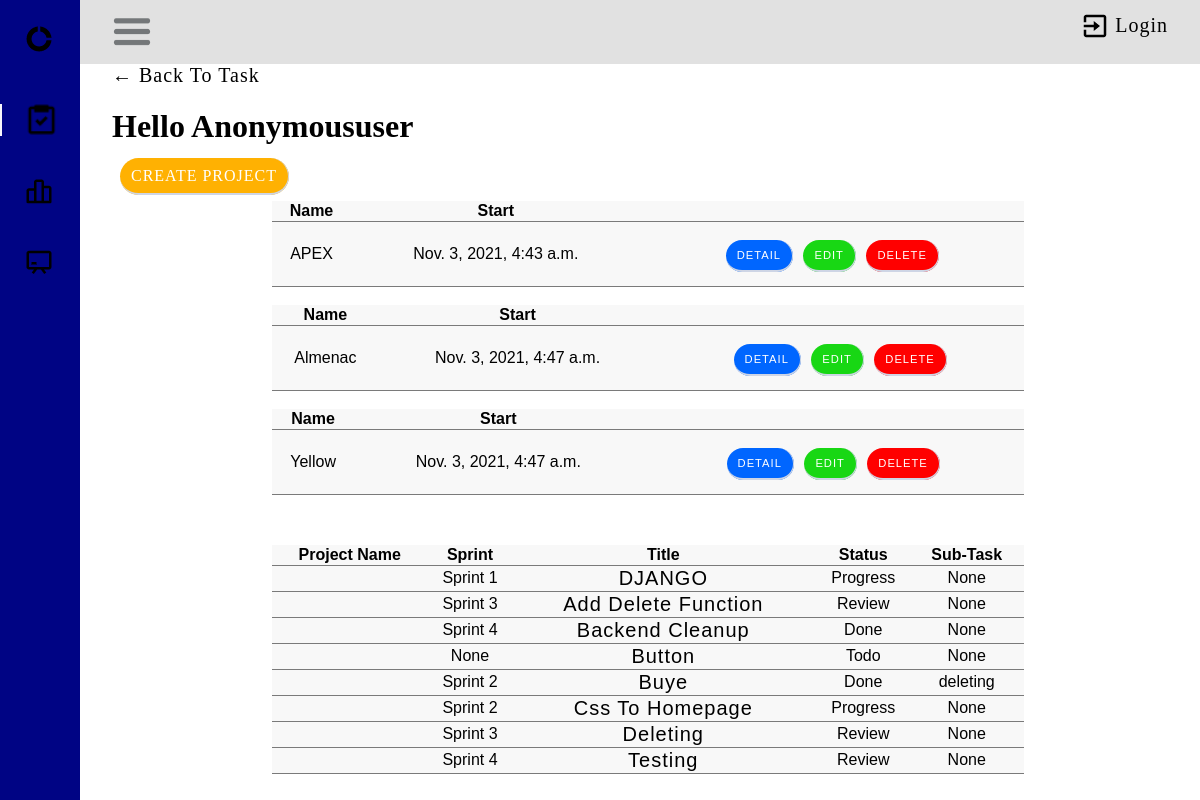
The page /project/ on the database as committed earlier.
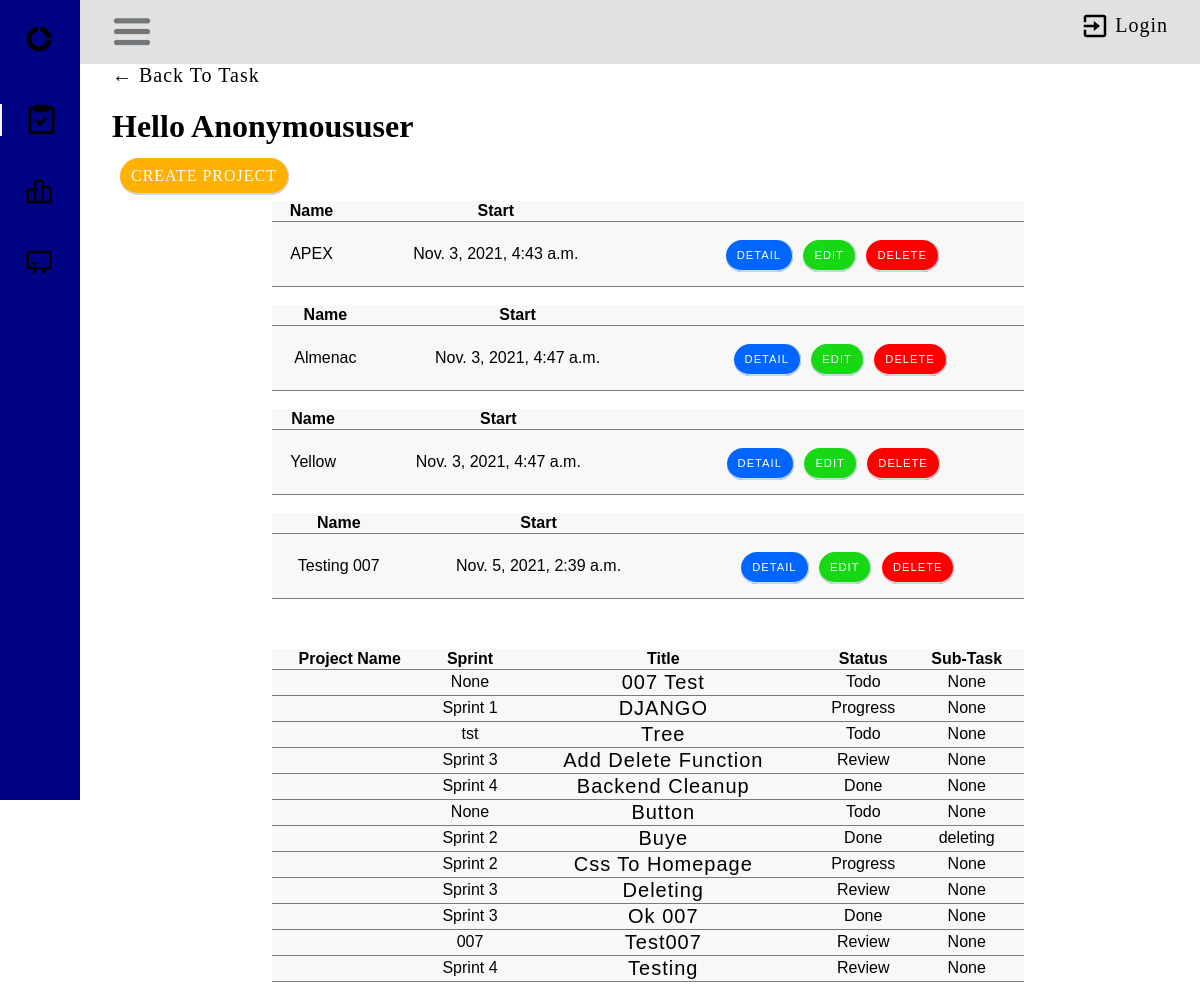
The same page on the database as committed later.
### taskManager/models.py (models this page shows, shortened)
class Project(models.Model):
    name = models.CharField(max_length=50)
    start = models.DateTimeField(auto_now_add=True)

class Task(models.Model):
    STATUS_CHOICES = (
        ('Todo', 'Todo'),
    ('Progress', 'Progress'),
    ('Review', 'Review'),
    ('Done', 'Done'),
    )
    user = models.ForeignKey(User, on_delete=models.CASCADE, null=True, blank=False)
    title = models.CharField(max_length=200)
    description = models.TextField(null=True, blank=True)
    complete = models.BooleanField(default=False)
    created = models.DateTimeField(auto_now_add=True)
    sprint = models.ForeignKey(Sprint, on_delete=models.CASCADE, blank=True, null=True)
    status = models.CharField(max_length=30, choices=STATUS_CHOICES)
    subtask = models.ForeignKey('self',on_delete=models.CASCADE, null=True, blank=True)
    def __str__(self):
        return self.title
    class Meta:
        ordering = ['title']

class Sprint(models.Model):
    name = models.CharField(max_length=50, blank=True, default='')
    description = models.TextField(blank=True, default='')
    start = models.DateTimeField(unique=True)
    Duration= models.DurationField()
    end = models.DateField(unique=True)
    project = models.ForeignKey(Project, on_delete=models.CASCADE, null=False)
    def __str__(self):
        return self.name or ('Sprint ending %s') % self.end
    class Meta:
        ordering = ['name']

### taskManager/view/project/views.py (the view)
# urls.py: path('project/', ProjectListView.as_view(), name='project_list'),
class ProjectListView(ListView):
    model = Project
    context_object_name = 'project'
    template_name = "project/project_list.html"
    def get_context_data(self, **kwargs):
        context = super(ProjectListView, self).get_context_data(**kwargs)
        context['Sprint'] = Sprint.objects.all()
        context['tasks'] = Task.objects.all()
        return context

### taskManager/templates/project/project_list.html (shortened to what this page needs)
{% load crispy_forms_tags %}
{% block content %}
{% load static %}
<div class="header-back-button">
    <a href="{% url 'tasks' %}">&#8592; Back to Task</a>
</div>
<div class="header-bar">
    <div>
        <link rel="stylesheet" href="{% static 'css/home.css' %}">
        <link rel="stylesheet" href="{% static 'css/task.css' %}">
        <h1>Hello {{request.user|title}}</h1>
    </div>
</div>
<body id="body-pd">
    <header class="header" id="header">
        <div class="header_toggle">
            <img class="bx bx-menu" id="header-toggle" width="40px" src="/static/images/burger-menu.jpg" alt="burger menu">
        <div class="header-logout">
            <img class="exit-icon" src="/static/images/exit.png" alt="burger menu">
            {% if request.user.is_authenticated %}
                <a class="header-text" href="{% url 'user_logout' %}">Logout</a>
            {% else %}
                <a class="header-text" href="{% url 'user_login' %}">Login</a>
            {% endif %}
        </div>
    </div>
    </header>
    <div class="l-navbar" id="nav-bar">
        <nav class="nav">
            <div>
                <a href="#" class="nav_logo">
                    <img class="bx bx-menu" id="header-toggle" width="30px" src="/static/images/app-icon.png" alt="burger menu">
                </a>
                <div class="nav_list">
                    <a href="{% url 'tasks' %}" class="nav_link active">
                        <img width="35px" src="/static/images/task-icon.png" alt="burger menu">
                    </a>
                    <a href="{% url 'sprint_list' %}" class="nav_link">
                        <img width="30px" src="/static/images/backlog-icon.png" alt="burger menu">
                    </a>
                    <a href="{% url 'project_list' %}" class="nav_link">
                        <img width="30px" src="/static/images/board-icon.png" alt="burger menu">
                    </a>
                </div>
            </div>
        </nav>
    </div>
</body>
<a class="btn" style="font-size: 1rem;" href="{% url 'project_form' %}"> Create Project </a>
<div class="table-container">
    {% for project in object_list %}
    <table>
        <tr>
            <th>Name</th>
            <th>Start</th>
            <th></th>
        </tr>
        <tr>
            <td>{{project.name}}</td>
            <td>{{project.start}}</td>
            <td>
                <div style="margin: 22px 0px;">
                    <span><a href="{% url 'project' project.pk %}"class="btn btn-style btn-detail">Detail</a> </span>
                    <span><a href="{% url 'project_update' project.pk %}" class="btn btn-style btn-edit">Edit</a> </span>
                    <span><a href="{% url 'project_delete' project.pk %}" class="btn btn-style btn-delete">Delete</a> </span>
                </div>
            </td>
        </tr>
    </table>
    <br />
{% endfor %}
</div>
<div class="table-container">
    <table>
        <tr>
            <th>Project Name</th>
            <th>Sprint</th>
            <th>Title</th>
            <th>Status</th>
            <th>Sub-Task</th>
            <th></th>
        </tr>
        {% for task in tasks %}
            <tr>
                <td>{{task.projectname}}</td>
                <td>{{task.sprint}}</td>
                <td><a href="{% url 'task' task.pk %}">{{task.title}}</a></td>
                <td>{{task.status}}</td>
                <td>{{task.subtask}}</td>
                <td>
                </td>
            </tr>
            {% endfor %}
    </table>
</div>
{% endblock content %}

Rows that differ between the two databases and show on the page:
added Project: name "Testing 007", start "Nov. 5, 2021, 2:39 a.m."
added Task: sprint "None", title "007 Test", status "Todo", subtask "None"
added Task: sprint "tst", title "Tree", status "Todo", subtask "None"
added Task: sprint "Sprint 3", title "Ok 007", status "Done", subtask "None"
added Task: sprint "007", title "Test007", status "Review", subtask "None"
